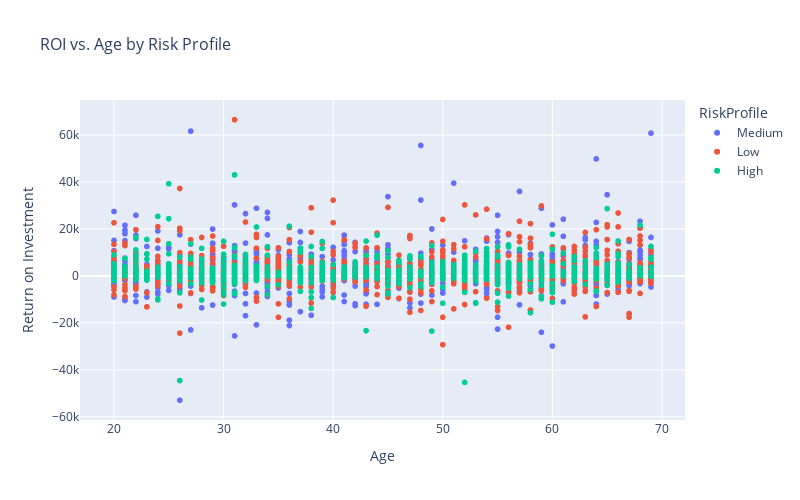

The notebook cell saved with this chart:
### Markdown cell above
The average investment amounts across all asset classes are relatively uniform, ranging narrowly from approximately `₦10,100` to `₦10,500`, suggesting a balanced investment strategy among investors. Notably, `Mutual Funds` exhibited the highest average investment at `₦10,480.85`, indicating stronger investor confidence or popularity, while `Crypto` shows the lowest average investment at around `₦10,097.39`, potentially reflecting perceived volatility or risk aversion. The minimal gaps between these averages imply a tendency towards even diversification rather than a heavy preference for a single asset class.

### Code cell
import plotly.express as px

# Scatterplot using Plotly Express
fig = px.scatter(
    df,
    x='Age',
    y='ROI',
    color='RiskProfile',
    title='ROI vs. Age by Risk Profile',
    labels={'Age': 'Age', 'ROI': 'Return on Investment'})

# Customize layout
fig.update_layout(
    width=800,
    height=500,
    title_font_size=16)

#fig.write_image('RiskProfile.png')  # Save as PNG (requires kaleido)
fig.show()

### Figure 1 — Plotly figure (JSON) as saved in the notebook; plotly's stock layout.template omitted (floating-point values rounded to 4 significant figures; data arrays with more than 128 entries replaced by an {"elided": "..."} marker saying what was removed)
{"data": [{"hovertemplate": "RiskProfile=Medium<br>Age=%{x}<br>Return on Investment=%{y}<extra></extra>", "legendgroup": "Medium", "marker": {"color": "#636efa", "symbol": "circle"}, "mode": "markers", "name": "Medium", "showlegend": true, "type": "scattergl", "x": {"elided": "5150 int values"}, "xaxis": "x", "y": {"elided": "5150 float values"}, "yaxis": "y"}, {"hovertemplate": "RiskProfile=Low<br>Age=%{x}<br>Return on Investment=%{y}<extra></extra>", "legendgroup": "Low", "marker": {"color": "#EF553B", "symbol": "circle"}, "mode": "markers", "name": "Low", "showlegend": true, "type": "scattergl", "x": {"elided": "4573 int values"}, "xaxis": "x", "y": {"elided": "4573 float values"}, "yaxis": "y"}, {"hovertemplate": "RiskProfile=High<br>Age=%{x}<br>Return on Investment=%{y}<extra></extra>", "legendgroup": "High", "marker": {"color": "#00cc96", "symbol": "circle"}, "mode": "markers", "name": "High", "showlegend": true, "type": "scattergl", "x": {"elided": "2277 int values"}, "xaxis": "x", "y": {"elided": "2277 float values"}, "yaxis": "y"}], "layout": {"height": 500, "legend": {"title": {"text": "RiskProfile"}, "tracegroupgap": 0}, "title": {"font": {"size": 16}, "text": "ROI vs. Age by Risk Profile"}, "width": 800, "xaxis": {"anchor": "y", "domain": [0, 1], "title": {"text": "Age"}}, "yaxis": {"anchor": "x", "domain": [0, 1], "title": {"text": "Return on Investment"}}}}
